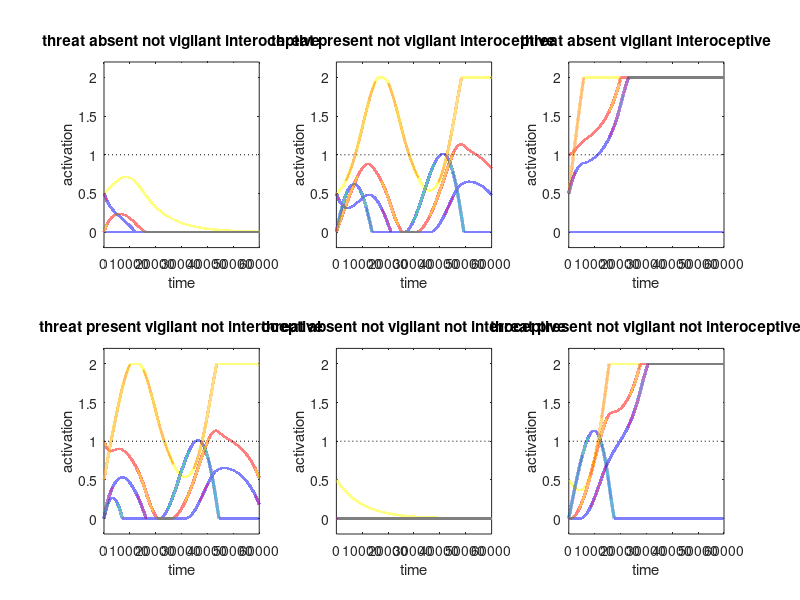

This chart was generated by the following MATLAB code:
function tstats=bada_nn_1999_2(psychstates,graphics)
% conceptual model to show why / how we shut down
% conceptual mechanisms
%   we don't like internal or external pain
%   so we are vigilant for external pain until the internal pain of it becomes too much
%      and we shut down internal pain / experience

if nargin<1, psychstates={'wellregulated'}; end
if nargin<2, graphics=1; end

if ~iscell(psychstates)
  psychstates={psychstates};
end

%comment

tstats.psychstates=psychstates;
%%%%%%%%%%%%%%%%%%%%%%%%%%%%%%%%%%%%%%%%%%%%%%%%%%%%%%%%
%% initialize the network for healthy and ruminative and BADA people
nodenames={'threat','vigilance','avoidance','interoceptive'};
tstats.nodenames=nodenames;
%over the diagonal is feed forward
% under the diagonal is feed backward
%healthywmat=[ 1        .5        0        0   ;   % external threat
%              0         1       .5        0   ;   % Salience/vigilance/rum
%	          -1       -.5        1        0   ;   % avoidance/control
%              0        .5        0.3      1  ];   % interoception

momentum=.001;
timelimit=60000;
stimtime=60000;
noisemag=0;
%decvec=[0 -.0002 -.0002 0]; % natural decay in absence of stimuli
decvec=[0 0 0 0];
%noisemag=0.0001; % tiny noise completely changes the network - adds threat
                  % where there is none

%%%%%%%%%%%%%%%%%%%%%%%%%%%%%%%%%%%%%%%%%%%%%%%%%%%%%%%%%%%%%%%%
%% states we will model
% where we start
startstate=[0 0 0.5 0.5 ; % threat absent not vigilant w int
 	        0 0 0.5 0.5 ; % threat present not vigilant w int
	        0 1 0.5 0.5 ; % threat absent vigilant w int
	        0 1 0.5 0   ; % threat present vigilant w/o int
            0 0 0.5 0   ; % threat absent vigilant w/o int
	        0 0 0.5 0   ]; % threat present vigilant w/o int

% what comes in
instates= [0 0 0 0 ; % threat absent not vigilant
	      .1 0 0 0 ; % threat present not vigilant
	       0 0 0 0 ; % threat absent vigilant
	      .1 0 0 0 ; % threat present vigilant
           0 0 0 0 ; % threat absent vigilant
	      .1 0 0 0 ]; % threat present vigilant
      
      
instatenames={'threat absent not vigilant interoceptive','threat present not vigilant interoceptive','threat absent vigilant interoceptive','threat present vigilant not interoceptive', 'threat absent not vigilant not interoceptive', 'threat present not vigilant not interoceptive'};
%%%%%%%%%%%%%%%%%%%%%%%%%%%%%%%%%%%%%%%%%%%%%%%%%%%%%%%
wthreatthreat=[1 1];
wthreatvigilance=[1 2];
wthreatavoid=[1 3];
wvigilancethreat=[2 1];
wvigilancevigilance=[2 2];
wvigilanceavoid=[2 3];
wavoidthreat=[3 1];
wavoidvigilance=[3 2];
wavoidavoid=[3 3];
        % TO THESE NETWORKS
wmat=[  .9        .15        0       0   ;   % external threat
   	     0         .9      .25      .25   ;   % vigilance/salience       % FROM THESE NETWORKS
	  -.25       -.04       .9    -.1   ;   % avoidance/control
         0        .25       .15     .9  ];   % interoception

for statenum=1:length(psychstates)
  statetouse=psychstates{statenum};
  switch statetouse
   case 'reactive'
    % clearly that is fairly extreme
    % suppose we want sustained low level vigilance, just enough control
    wmat(1,2)=.6; % increase threat-vigilance
   case 'depressed' % low prefrontal inhibition
    wmat(2,3)=.05; % decrease vigilance->avoidance
   case 'ruminative'
    wmat(2,2)=1; % increase autoconnectivity of vigilance
   case 'avoidant'
    wmat(2,3)=.4;
   case 'noisy' % same as reactive but with noise
    noisemag=.00005;
   case 'lowperceive'
    wmat(1,2)=.015;
   case 'lowvigilant'
    wmat(2,2)=.5;
   case 'overcontrol'
    wmat(2,3)=.4;
   case 'wellregulated'
   case 'useglobals'
    global gwmat gstartstate ginstates;
    wmat=gwmat; startstate=gstartstate; instates=ginstates;
  end
end

tstats.wmat=wmat;



%%%%%%%%%%%%%%%%%%%%%%%%%%%%%%%%%%%%%%%%%%%%%%%%%%%%%%%%%%
%% Show the network's behavior


% healthy matrix
if graphics, figure(1); clf; end
for instate=1:size(instates,1)
  percept=squeeze(3.*momentum.*instates(instate,:));
  noisevec=noisemag.*(randn(1,length(percept))-.5);
  invec(1,:)=startstate(instate,:);
  for time=2:timelimit
    if time<stimtime
      invec(time,:)=slimit(decvec+noisevec+percept+(1-momentum).*invec(time-1,:)+(momentum.*((wmat'*invec(time-1,:)'))'));
    else
      invec(time,:)=slimit(decvec+noisevec+(1-momentum).*invec(time-1,:)+(momentum.*((wmat'*invec(time-1,:)'))'));      
    end
  end
  if graphics
    subplot(2,3,instate);
    plotinvec(invec,timelimit);
    title(instatenames{instate});
    allinvecs(instate,:,:)=invec;
  end
  % rows of proptime are the different possible states('no threat vigilant
  % interoceptive', etc.). Columns are each network (executive, interoceptive, etc) 
  for nodenum=1:size(invec,2)
    tstats.proptime0(instate,nodenum)=length(find(invec(:,nodenum)==0))./size(invec,1); %proportion of time in 0
    tstats.proptime1(instate,nodenum)=length(find(invec(:,nodenum)>1))./size(invec,1); % proportion of time in 1
    tstats.proptime2(instate,nodenum)=length(find(invec(:,nodenum)==2))./size(invec,1); % proportion of time at 2
    tstats.AUC(instate,nodenum)=sum(invec(:,nodenum))./size(invec,1);
  end
end
%legend(nodenames);


%%%%%%%%%%%%%%%%%%%%%%%%%%%%%%%%%%%%%%
% implementing hard limit in which there is a high upper threshold on activation in the model
% and a low limit on negative activation (inhibition). This is neurally feasible as it represents 
% neural systems in which there is a low basal firing rate which can decrease somewhat but once a 
% neuron stops firing there is nowhere lower for it to go

function[logval]=slimit(x,thresh,negthresh) 
if nargin<2, thresh=2; end
if nargin<3, negthresh=0; end % was -.75
logval=min(max(x,negthresh),thresh);


%%%%%%%%%%%%%%%%%%%%%%%%%%%%%%%%%%%%%%%
% function that plots out the network
function plotinvec(net,timelimit)
if nargin<2, timelimit=size(net,2); end
h=plot(net);
set(h,'LineWidth',2.14);
xlabel('time');
ylabel('activation');
hold on
plot([0 timelimit],[1 1],'k:');
axis([0 timelimit -.2 2.2]);
